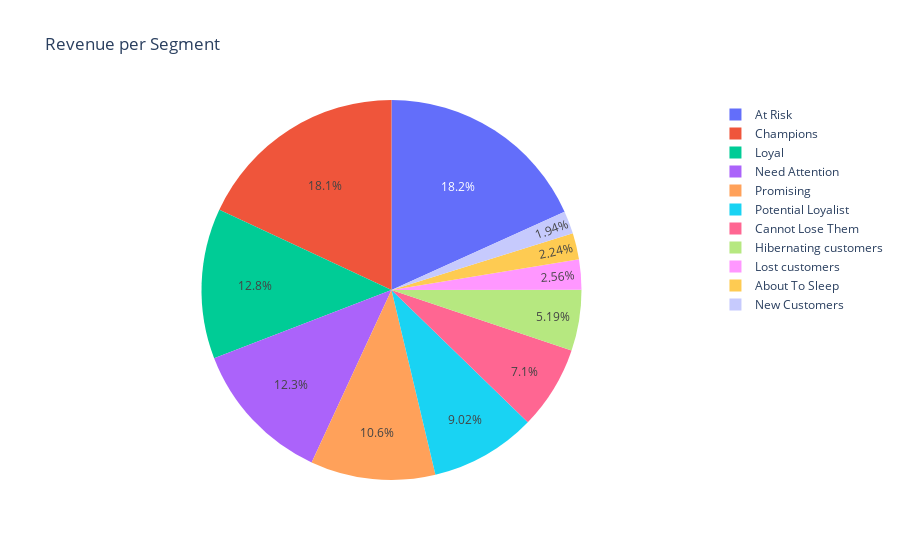

The code cell stored with this chart in its notebook:
### Code cell
#Bar chart to show Revenue per Segment
import plotly.express as px
import plotly

fig = px.pie(rev_per_seg, values= 'Monetary', names= 'Segment', title = 'Revenue per Segment')
fig.show()

### Figure 1 — Plotly figure (JSON) as saved in the notebook; plotly's stock layout.template omitted (floating-point values rounded to 4 significant figures)
{"data": [{"domain": {"x": [0, 1], "y": [0, 1]}, "hovertemplate": "Segment=%{label}<br>Monetary=%{value}<extra></extra>", "labels": ["About To Sleep", "At Risk", "Cannot Lose Them", "Champions", "Hibernating customers", "Lost customers", "Loyal", "Need Attention", "New Customers", "Potential Loyalist", "Promising"], "legendgroup": "", "name": "", "showlegend": true, "type": "pie", "values": [47310.0, 386000.0, 150200.0, 382100.0, 110000.0, 54260.0, 270700.0, 259400.0, 41000.0, 190900.0, 224800.0]}], "layout": {"legend": {"tracegroupgap": 0}, "title": {"text": "Revenue per Segment"}}}
